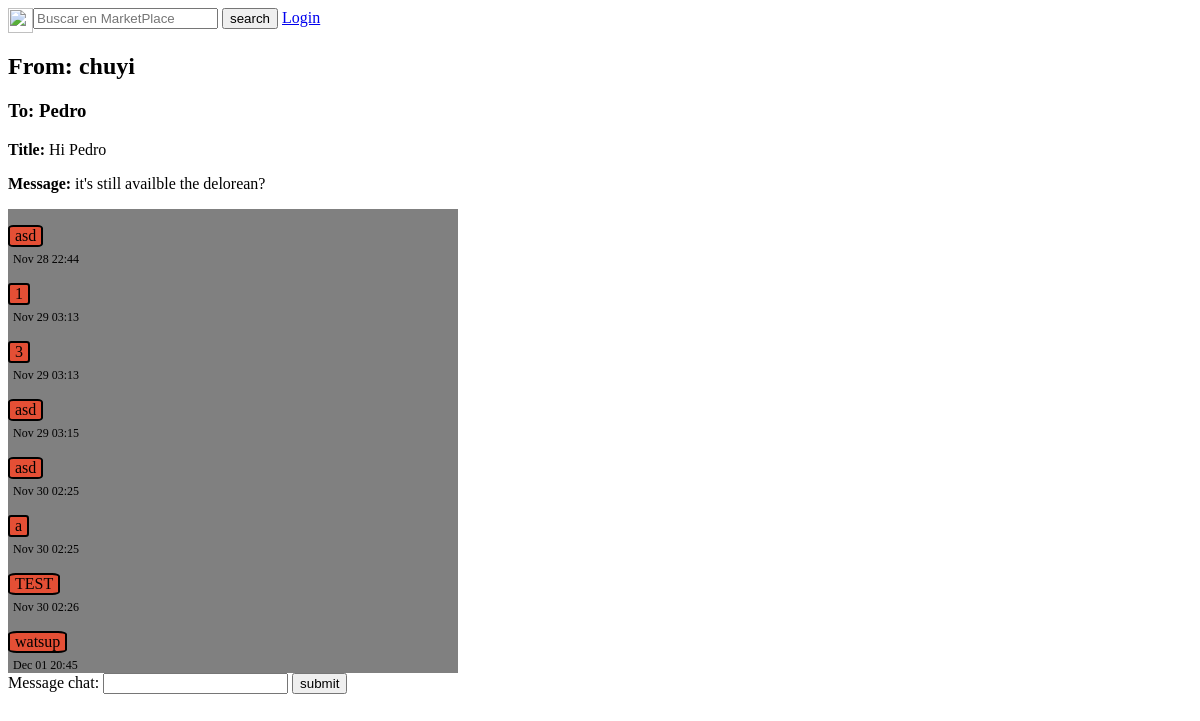
The app's page /chat/44/ with its own data.
### app1/models.py (models this page shows, shortened)
class Message(models.Model):
    transmitter=models.ForeignKey(User, on_delete=models.SET_NULL, null=True, blank=False, related_name='transmitter_messages')
    product_selling=models.ForeignKey(Product, on_delete=models.SET_NULL, null=True, blank=True)
    Receiver=models.ForeignKey(User, on_delete=models.SET_NULL, null=True, blank=True, related_name='received_messages')
    Title=models.CharField(max_length=50,blank=False)
    message=models.TextField(max_length=50,blank=False)
    creation=models.DateTimeField(default=timezone.now)

class chat(models.Model):
    Principal_Chat=models.ForeignKey(Message,on_delete=models.SET_NULL, null=True, blank=False)
    Creator=models.ForeignKey(User, on_delete=models.SET_NULL, null=True, blank=True)
    message_chat=models.CharField(max_length=150)
    creation_msg=models.DateTimeField(default=timezone.now)
    def __str__(self):
        return self.message_chat

### app1/views.py (the view, shortened to what this page needs)
# urls.py: path('chat/<str:pk>/',views.Chat_View,name='chat'),
def Chat_View(request,pk):
    message=Message.objects.get(id=pk)
    form=ChatForm()
    User=request.user
    Chats=chat.objects.all()
    Chat_Pr=[cht for cht in Chats if cht.Principal_Chat == message]
    print(Chat_Pr)
    context={
        'Message':message,
        'form':form,
        'chat':Chat_Pr,
        'user':User
    }
    return render(request,'chat.html',context)

### app1/forms.py
class ChatForm(forms.ModelForm):
    class Meta:
        model=chat
        fields='__all__'
        exclude=['creation_msg','Principal_Chat','Creator']

### app1/templates/chat.html (shortened to what this page needs)
{% include 'navbar.html' %}
<div>
    <h2><b>From: </b>{{Message.transmitter}}</h2>
    <h3><b>To:</b> {{Message.Receiver}}</h3>
    <p><b>Title:</b> {{Message.Title}}</p>
    <p><b>Message: </b>{{Message.message}}</p>
</div>
<div class="msg_box">
    {% for msg in chat %}
        {% if msg.Creator.id == user.id %}
        <p class="message_blue">{{msg.message_chat}}</p>
        <p class="time_1">{{msg.creation_msg|date:"M d H:i"}}</p>
        {% else %}
        <p class="message">{{msg.message_chat}}</p>
        <p class="time_2">{{msg.creation_msg|date:"M d H:i"}}</p>
        {% endif %}
    {% endfor %}
</div>
<form method="post">
    {{form}}
    <button type="submit" name="submit">submit</button>
</form>

### app1/templates/chat.html (style rules this page uses)
.msg_box { background-color: grey; width: 450px; display: flex; flex-direction: column; }
.message { background-color: #E44F35 ; width: fit-content; border: 2px solid black; border-radius: 15%; padding: 0 5px 0 5px; margin-right: auto; margin-bottom: 5; }
.time_2 { font-size: 12px; margin-right: auto; margin-top: 0; margin-bottom: 0; margin-left:5px; }

### records on screen
Message: transmitter "chuyi", Receiver "Pedro", Title "Hi Pedro", message "it's still availble the delorean?"
chat: message_chat "asd", creation_msg "Nov 28 22:44"
chat: message_chat "1", creation_msg "Nov 29 03:13"
chat: message_chat "3", creation_msg "Nov 29 03:13"
chat: message_chat "asd", creation_msg "Nov 29 03:15"
chat: message_chat "asd", creation_msg "Nov 30 02:25"
chat: message_chat "a", creation_msg "Nov 30 02:25"
chat: message_chat "TEST", creation_msg "Nov 30 02:26"
chat: message_chat "watsup", creation_msg "Dec 01 20:45"
